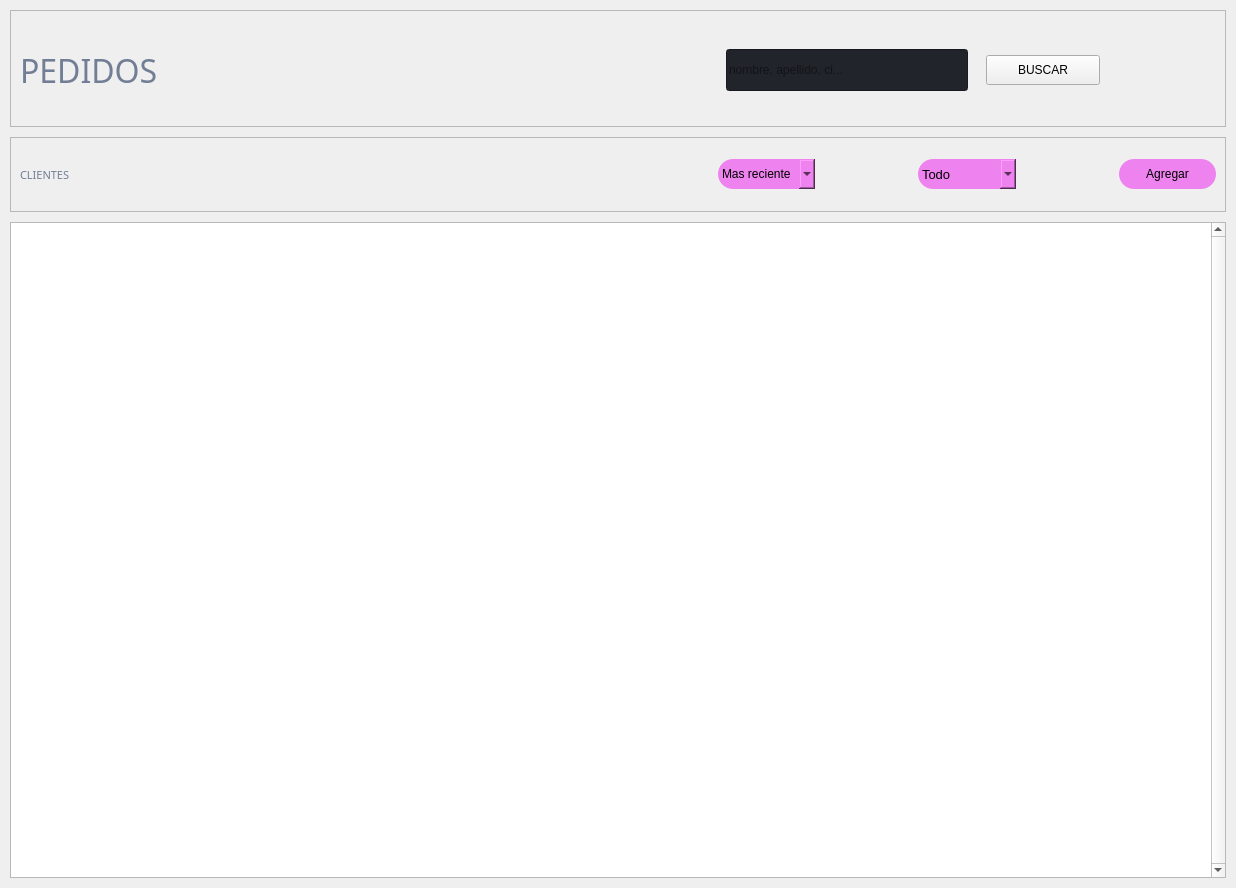
                     <widget class="QWidget" name="widgets">
                      <property name="styleSheet">
                       <string notr="true">b</string>
                      </property>
                      <layout class="QVBoxLayout" name="verticalLayout">
                       <property name="spacing">
                        <number>10</number>
                       </property>
                       <property name="leftMargin">
                        <number>10</number>
                       </property>
                       <property name="topMargin">
                        <number>10</number>
                       </property>
                       <property name="rightMargin">
                        <number>10</number>
                       </property>
                       <property name="bottomMargin">
                        <number>10</number>
                       </property>
                       <item>
                        <widget class="QFrame" name="row_1">
                         <property name="frameShape">
                          <enum>QFrame::StyledPanel</enum>
                         </property>
                         <property name="frameShadow">
                          <enum>QFrame::Raised</enum>
                         </property>
                         <layout class="QVBoxLayout" name="verticalLayout_16">
                          <property name="spacing">
                           <number>0</number>
                          </property>
                          <property name="leftMargin">
                           <number>0</number>
                          </property>
                          <property name="topMargin">
                           <number>0</number>
                          </property>
                          <property name="rightMargin">
                           <number>0</number>
                          </property>
                          <property name="bottomMargin">
                           <number>0</number>
                          </property>
                          <item>
                           <widget class="QFrame" name="frame_div_content_1">
                            <property name="minimumSize">
                             <size>
                              <width>0</width>
                              <height>115</height>
                             </size>
                            </property>
                            <property name="maximumSize">
                             <size>
                              <width>16777215</width>
                              <height>110</height>
                             </size>
                            </property>
                            <property name="frameShape">
                             <enum>QFrame::NoFrame</enum>
                            </property>
                            <property name="frameShadow">
                             <enum>QFrame::Raised</enum>
                            </property>
                            <layout class="QVBoxLayout" name="verticalLayout_17">
                             <property name="spacing">
                              <number>0</number>
                             </property>
                             <property name="leftMargin">
                              <number>0</number>
                             </property>
                             <property name="topMargin">
                              <number>0</number>
                             </property>
                             <property name="rightMargin">
                              <number>0</number>
                             </property>
                             <property name="bottomMargin">
                              <number>0</number>
                             </property>
                             <item>
                              <widget class="QFrame" name="frame_content_wid_1">
                               <property name="frameShape">
                                <enum>QFrame::NoFrame</enum>
                               </property>
                               <property name="frameShadow">
                                <enum>QFrame::Raised</enum>
                               </property>
                               <layout class="QHBoxLayout" name="horizontalLayout_8">
                                <property name="leftMargin">
                                 <number>9</number>
                                </property>
                                <property name="topMargin">
                                 <number>17</number>
                                </property>
                                <property name="bottomMargin">
                                 <number>18</number>
                                </property>
                                <item>
                                 <widget class="QLabel" name="labelBoxBlenderInstalation">
                                  <property name="sizePolicy">
                                   <sizepolicy hsizetype="Expanding" vsizetype="Expanding">
                                    <horstretch>0</horstretch>
                                    <verstretch>0</verstretch>
                                   </sizepolicy>
                                  </property>
                                  <property name="minimumSize">
                                   <size>
                                    <width>139</width>
                                    <height>80</height>
                                   </size>
                                  </property>
                                  <property name="maximumSize">
                                   <size>
                                    <width>139</width>
                                    <height>80</height>
                                   </size>
                                  </property>
                                  <property name="font">
                                   <font>
                                    <family>Microsoft YaHei UI Light</family>
                                    <pointsize>24</pointsize>
                                    <weight>3</weight>
                                    <italic>false</italic>
                                    <bold>false</bold>
                                   </font>
                                  </property>
                                  <property name="styleSheet">
                                   <string notr="true">color: rgb(113, 126, 149);
font: 25 24pt &quot;Microsoft YaHei UI Light&quot;;</string>
                                  </property>
                                  <property name="text">
                                   <string>PEDIDOS</string>
                                  </property>
                                 </widget>
                                </item>
                                <item>
                                 <spacer name="horizontalSpacer_4">
                                  <property name="orientation">
                                   <enum>Qt::Horizontal</enum>
                                  </property>
                                  <property name="sizeHint" stdset="0">
                                   <size>
                                    <width>561</width>
                                    <height>20</height>
                                   </size>
                                  </property>
                                 </spacer>
                                </item>
                                <item>
                                 <widget class="QLineEdit" name="lineEdit">
                                  <property name="sizePolicy">
                                   <sizepolicy hsizetype="MinimumExpanding" vsizetype="Preferred">
                                    <horstretch>0</horstretch>
                                    <verstretch>0</verstretch>
                                   </sizepolicy>
                                  </property>
                                  <property name="minimumSize">
                                   <size>
                                    <width>239</width>
                                    <height>30</height>
                                   </size>
                                  </property>
                                  <property name="maximumSize">
                                   <size>
                                    <width>16777215</width>
                                    <height>42</height>
                                   </size>
                                  </property>
                                  <property name="font">
                                   <font>
                                    <pointsize>9</pointsize>
                                   </font>
                                  </property>
                                  <property name="styleSheet">
                                   <string notr="true">background-color: rgb(33, 37, 43);</string>
                                  </property>
                                  <property name="text">
                                   <string/>
                                  </property>
                                  <property name="placeholderText">
                                   <string>nombre, apellido, ci...</string>
                                  </property>
                                 </widget>
                                </item>
                                <item>
                                 <spacer name="horizontalSpacer_2">
                                  <property name="orientation">
                                   <enum>Qt::Horizontal</enum>
                                  </property>
                                  <property name="sizeType">
                                   <enum>QSizePolicy::Maximum</enum>
                                  </property>
                                  <property name="sizeHint" stdset="0">
                                   <size>
                                    <width>0</width>
                                    <height>16</height>
                                   </size>
                                  </property>
                                 </spacer>
                                </item>
                                <item>
                                 <layout class="QGridLayout" name="gridLayout" columnstretch="1,0">
                                  <property name="leftMargin">
                                   <number>12</number>
                                  </property>
                                  <property name="topMargin">
                                   <number>6</number>
                                  </property>
                                  <property name="rightMargin">
                                   <number>0</number>
                                  </property>
                                  <property name="bottomMargin">
                                   <number>6</number>
                                  </property>
                                  <item row="0" column="0">
                                   <widget class="QPushButton" name="pushButton_buscar">
                                    <property name="enabled">
                                     <bool>true</bool>
                                    </property>
                                    <property name="sizePolicy">
                                     <sizepolicy hsizetype="Preferred" vsizetype="Preferred">
                                      <horstretch>0</horstretch>
                                      <verstretch>0</verstretch>
                                     </sizepolicy>
                                    </property>
                                    <property name="minimumSize">
                                     <size>
                                      <width>104</width>
                                      <height>30</height>
                                     </size>
                                    </property>
                                    <property name="maximumSize">
                                     <size>
                                      <width>16777215</width>
                                      <height>30</height>
                                     </size>
                                    </property>
                                    <property name="autoFillBackground">
                                     <bool>false</bool>
                                    </property>
                                    <property name="text">
                                     <string>BUSCAR</string>
                                    </property>
                                    <property name="iconSize">
                                     <size>
                                      <width>16</width>
                                      <height>16</height>
                                     </size>
                                    </property>
                                   </widget>
                                  </item>
                                  <item row="0" column="1">
                                   <spacer name="horizontalSpacer_5">
                                    <property name="orientation">
                                     <enum>Qt::Horizontal</enum>
                                    </property>
                                    <property name="sizeHint" stdset="0">
                                     <size>
                                      <width>116</width>
                                      <height>20</height>
                                     </size>
                                    </property>
                                   </spacer>
                                  </item>
                                 </layout>
                                </item>
                               </layout>
                              </widget>
                             </item>
                            </layout>
                           </widget>
                          </item>
                         </layout>
                        </widget>
                       </item>
                       <item>
                        <widget class="QFrame" name="row_2">
                         <property name="sizePolicy">
                          <sizepolicy hsizetype="Preferred" vsizetype="Preferred">
                           <horstretch>0</horstretch>
                           <verstretch>0</verstretch>
                          </sizepolicy>
                         </property>
                         <property name="minimumSize">
                          <size>
                           <width>0</width>
                           <height>75</height>
                          </size>
                         </property>
                         <property name="frameShape">
                          <enum>QFrame::StyledPanel</enum>
                         </property>
                         <property name="frameShadow">
                          <enum>QFrame::Raised</enum>
                         </property>
                         <layout class="QHBoxLayout" name="horizontalLayout_7">
                          <property name="sizeConstraint">
                           <enum>QLayout::SetDefaultConstraint</enum>
                          </property>
                          <item>
                           <widget class="QLabel" name="labelVersion_3">
                            <property name="sizePolicy">
                             <sizepolicy hsizetype="Expanding" vsizetype="Expanding">
                              <horstretch>0</horstretch>
                              <verstretch>0</verstretch>
                             </sizepolicy>
                            </property>
                            <property name="font">
                             <font>
                              <family>Microsoft YaHei UI Light</family>
                              <pointsize>8</pointsize>
                              <weight>3</weight>
                              <italic>false</italic>
                              <bold>false</bold>
                             </font>
                            </property>
                            <property name="styleSheet">
                             <string notr="true">color: rgb(113, 126, 149);
font: 25 8pt &quot;Microsoft YaHei UI Light&quot;;</string>
                            </property>
                            <property name="lineWidth">
                             <number>1</number>
                            </property>
                            <property name="text">
                             <string>CLIENTES</string>
                            </property>
                            <property name="alignment">
                             <set>Qt::AlignLeading|Qt::AlignLeft|Qt::AlignVCenter</set>
                            </property>
                           </widget>
                          </item>
                          <item>
                           <layout class="QHBoxLayout" name="horizontalLayout_6" stretch="0,0,0,0,0,0">
                            <property name="sizeConstraint">
                             <enum>QLayout::SetDefaultConstraint</enum>
                            </property>
                            <property name="topMargin">
                             <number>12</number>
                            </property>
                            <property name="bottomMargin">
                             <number>13</number>
                            </property>
                            <item>
                             <spacer name="horizontalSpacer">
                              <property name="orientation">
                               <enum>Qt::Horizontal</enum>
                              </property>
                              <property name="sizeHint" stdset="0">
                               <size>
                                <width>40</width>
                                <height>20</height>
                               </size>
                              </property>
                             </spacer>
                            </item>
                            <item>
                             <widget class="QComboBox" name="comboBox_4">
                              <property name="sizePolicy">
                               <sizepolicy hsizetype="Expanding" vsizetype="Expanding">
                                <horstretch>0</horstretch>
                                <verstretch>0</verstretch>
                               </sizepolicy>
                              </property>
                              <property name="styleSheet">
                               <string notr="true">QComboBox {background-color: violet;border-width: 2px;border-radius: 15px;border-color: violet;padding: 4px;} QComboBox:hover {background-color: rgb(57, 65, 80);border: 2px solid rgb(61, 70, 86);} QComboBox:pressed {background-color: rgb(35, 40, 49);border: 2px solid rgb(43, 50, 61);}</string>
                              </property>
                              <item>
                               <property name="text">
                                <string>Mas reciente</string>
                               </property>
                              </item>
                              <item>
                               <property name="text">
                                <string>Mas antiguo</string>
                               </property>
                              </item>
                              <item>
                               <property name="text">
                                <string>Ultimo mes</string>
                               </property>
                              </item>
                              <item>
                               <property name="text">
                                <string>Ultimo año</string>
                               </property>
                              </item>
                             </widget>
                            </item>
                            <item>
                             <spacer name="horizontalSpacer_6">
                              <property name="orientation">
                               <enum>Qt::Horizontal</enum>
                              </property>
                              <property name="sizeType">
                               <enum>QSizePolicy::Expanding</enum>
                              </property>
                              <property name="sizeHint" stdset="0">
                               <size>
                                <width>40</width>
                                <height>20</height>
                               </size>
                              </property>
                             </spacer>
                            </item>
                            <item>
                             <widget class="QComboBox" name="comboBox">
                              <property name="sizePolicy">
                               <sizepolicy hsizetype="Expanding" vsizetype="Expanding">
                                <horstretch>0</horstretch>
                                <verstretch>0</verstretch>
                               </sizepolicy>
                              </property>
                              <property name="font">
                               <font>
                                <family>Segoe UI</family>
                                <pointsize>10</pointsize>
                                <weight>50</weight>
                                <italic>false</italic>
                                <bold>false</bold>
                               </font>
                              </property>
                              <property name="autoFillBackground">
                               <bool>false</bool>
                              </property>
                              <property name="styleSheet">
                               <string notr="true">QComboBox {background-color: violet;border-width: 2px;border-radius: 15px;border-color: violet;padding: 4px;} QComboBox:hover {background-color: rgb(57, 65, 80);border: 2px solid rgb(61, 70, 86);} QComboBox:pressed {background-color: rgb(35, 40, 49);border: 2px solid rgb(43, 50, 61);}</string>
                              </property>
                              <property name="iconSize">
                               <size>
                                <width>16</width>
                                <height>16</height>
                               </size>
                              </property>
                              <property name="frame">
                               <bool>true</bool>
                              </property>
                              <item>
                               <property name="text">
                                <string>Todo</string>
                               </property>
                              </item>
                              <item>
                               <property name="text">
                                <string>M</string>
                               </property>
                              </item>
                              <item>
                               <property name="text">
                                <string>F</string>
                               </property>
                              </item>
                              <item>
                               <property name="text">
                                <string>NN</string>
                               </property>
                              </item>
                             </widget>
                            </item>
                            <item>
                             <spacer name="horizontalSpacer_7">
                              <property name="orientation">
                               <enum>Qt::Horizontal</enum>
                              </property>
                              <property name="sizeType">
                               <enum>QSizePolicy::Expanding</enum>
                              </property>
                              <property name="sizeHint" stdset="0">
                               <size>
                                <width>40</width>
                                <height>20</height>
                               </size>
                              </property>
                             </spacer>
                            </item>
                            <item>
                             <widget class="QPushButton" name="btn_addClient">
                              <property name="sizePolicy">
                               <sizepolicy hsizetype="Expanding" vsizetype="Expanding">
                                <horstretch>0</horstretch>
                                <verstretch>0</verstretch>
                               </sizepolicy>
                              </property>
                              <property name="styleSheet">
                               <string notr="true">QPushButton {background-color: violet;border-width: 2px;border-radius: 15px;border-color: violet;padding: 4px;} QPushButton:hover {background-color: rgb(57, 65, 80);border: 2px solid rgb(61, 70, 86);} QPushButton:pressed {background-color: rgb(35, 40, 49);border: 2px solid rgb(43, 50, 61);}</string>
                              </property>
                              <property name="text">
                               <string>Agregar</string>
                              </property>
                             </widget>
                            </item>
                           </layout>
                          </item>
                         </layout>
                        </widget>
                       </item>
                       <item>
                        <widget class="QFrame" name="row_3">
                         <property name="minimumSize">
                          <size>
                           <width>0</width>
                           <height>150</height>
                          </size>
                         </property>
                         <property name="frameShape">
                          <enum>QFrame::StyledPanel</enum>
                         </property>
                         <property name="frameShadow">
                          <enum>QFrame::Raised</enum>
                         </property>
                         <layout class="QHBoxLayout" name="horizontalLayout_12">
                          <property name="spacing">
                           <number>0</number>
                          </property>
                          <property name="leftMargin">
                           <number>0</number>
                          </property>
                          <property name="topMargin">
                           <number>0</number>
                          </property>
                          <property name="rightMargin">
                           <number>0</number>
                          </property>
                          <property name="bottomMargin">
                           <number>0</number>
                          </property>
                          <item>
                           <widget class="QTableWidget" name="tableWidget">
                            <property name="sizePolicy">
                             <sizepolicy hsizetype="Expanding" vsizetype="Expanding">
                              <horstretch>0</horstretch>
                              <verstretch>0</verstretch>
                             </sizepolicy>
                            </property>
                            <property name="frameShape">
                             <enum>QFrame::NoFrame</enum>
                            </property>
                            <property name="lineWidth">
                             <number>5</number>
                            </property>
                            <property name="midLineWidth">
                             <number>8</number>
                            </property>
                            <property name="verticalScrollBarPolicy">
                             <enum>Qt::ScrollBarAlwaysOn</enum>
                            </property>
                            <property name="sizeAdjustPolicy">
                             <enum>QAbstractScrollArea::AdjustToContents</enum>
                            </property>
                            <property name="autoScroll">
                             <bool>true</bool>
                            </property>
                            <property name="editTriggers">
                             <set>QAbstractItemView::NoEditTriggers</set>
                            </property>
                            <property name="selectionMode">
                             <enum>QAbstractItemView::SingleSelection</enum>
                            </property>
                            <property name="selectionBehavior">
                             <enum>QAbstractItemView::SelectRows</enum>
                            </property>
                            <property name="showGrid">
                             <bool>false</bool>
                            </property>
                            <property name="gridStyle">
                             <enum>Qt::SolidLine</enum>
                            </property>
                            <property name="sortingEnabled">
                             <bool>false</bool>
                            </property>
                            <property name="rowCount">
                             <number>8</number>
                            </property>
                            <attribute name="horizontalHeaderVisible">
                             <bool>false</bool>
                            </attribute>
                            <attribute name="horizontalHeaderCascadingSectionResizes">
                             <bool>true</bool>
                            </attribute>
                            <attribute name="horizontalHeaderDefaultSectionSize">
                             <number>200</number>
                            </attribute>
                            <attribute name="horizontalHeaderHighlightSections">
                             <bool>true</bool>
                            </attribute>
                            <attribute name="horizontalHeaderStretchLastSection">
                             <bool>true</bool>
                            </attribute>
                            <attribute name="verticalHeaderVisible">
                             <bool>false</bool>
                            </attribute>
                            <attribute name="verticalHeaderCascadingSectionResizes">
                             <bool>false</bool>
                            </attribute>
                            <attribute name="verticalHeaderMinimumSectionSize">
                             <number>30</number>
                            </attribute>
                            <attribute name="verticalHeaderDefaultSectionSize">
                             <number>80</number>
                            </attribute>
                            <attribute name="verticalHeaderHighlightSections">
                             <bool>false</bool>
                            </attribute>
                            <attribute name="verticalHeaderShowSortIndicator" stdset="0">
                             <bool>false</bool>
                            </attribute>
                            <attribute name="verticalHeaderStretchLastSection">
                             <bool>true</bool>
                            </attribute>
                            <row/>
                            <row/>
                            <row/>
                            <row/>
                            <row/>
                            <row/>
                            <row/>
                            <row/>
                            <column>
                             <property name="text">
                              <string>ID</string>
                             </property>
                            </column>
                            <column>
                             <property name="text">
                              <string>FECHA DE REGISTRO</string>
                             </property>
                            </column>
                            <column>
                             <property name="text">
                              <string>NOMBRE</string>
                             </property>
                            </column>
                            <column>
                             <property name="text">
                              <string>APELLIDO</string>
                             </property>
                            </column>
                            <column>
                             <property name="text">
                              <string>CONTACT</string>
                             </property>
                            </column>
                            <column>
                             <property name="text">
                              <string>DISENOS</string>
                             </property>
                            </column>
                           </widget>
                          </item>
                         </layout>
                        </widget>
                       </item>
                      </layout>
                     </widget>
